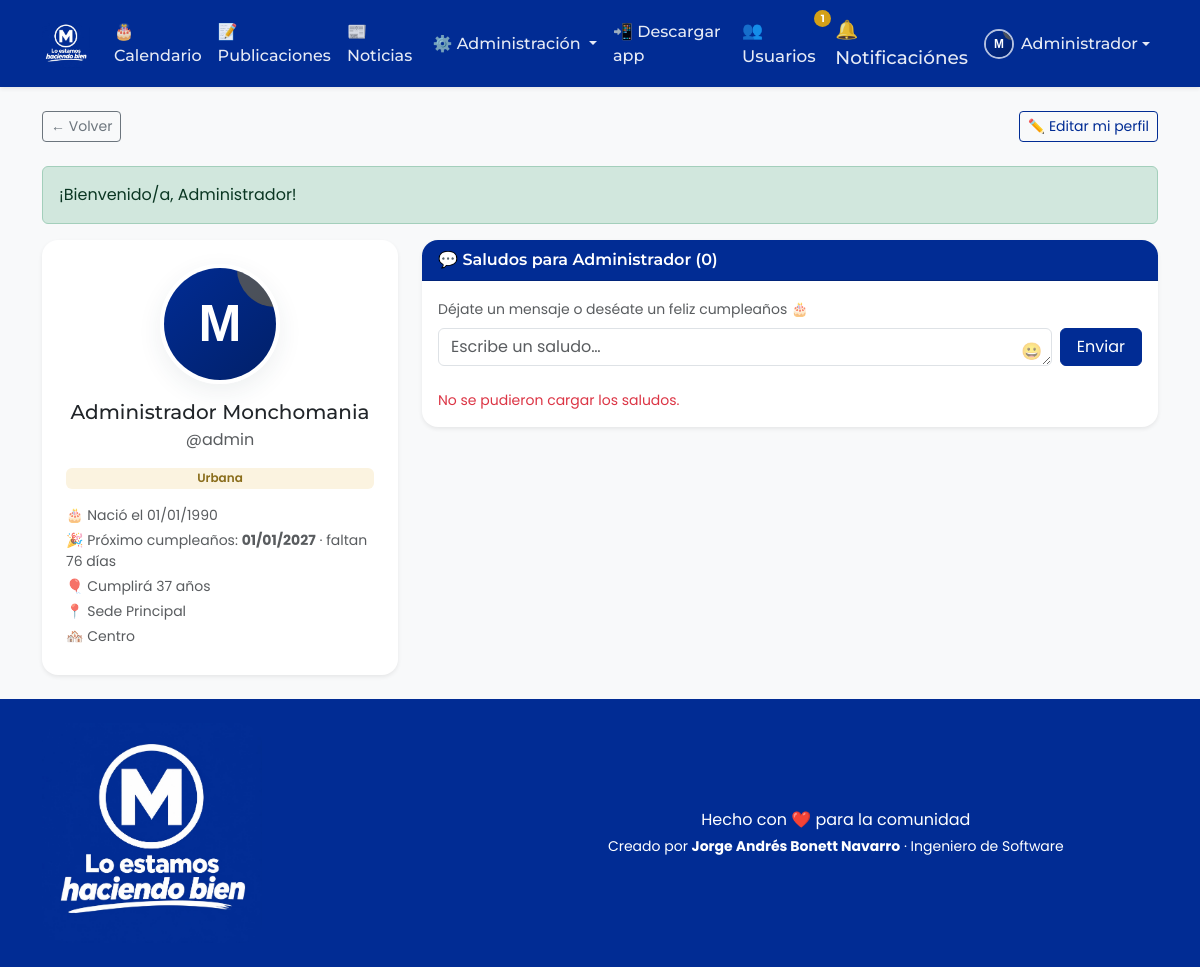
The app's page /modules/profile/view.php?id=1 (signed in) with its own data.
### tables this page shows
CREATE TABLE `usuarios` (
  `id`               INT UNSIGNED NOT NULL AUTO_INCREMENT,
  `id_rol`           INT UNSIGNED NOT NULL DEFAULT 2,
  `usuario`          VARCHAR(50)  NOT NULL COMMENT 'Nombre de usuario para iniciar sesión',
  `nombre`           VARCHAR(80)  NOT NULL,
  `apellidos`        VARCHAR(120) NOT NULL,
  `fecha_nacimiento` DATE         NOT NULL,
  `direccion`        VARCHAR(255) DEFAULT NULL,
  `barrio`           VARCHAR(120) DEFAULT NULL,
  `zona`             ENUM('Urbana','Vereda') NOT NULL DEFAULT 'Urbana',
  `foto`             VARCHAR(255) DEFAULT NULL COMMENT 'Ruta relativa de la imagen de perfil',
  `email`            VARCHAR(160) DEFAULT NULL,
  `password`         VARCHAR(255) NOT NULL COMMENT 'Hash generado con password_hash()',
  `estado`           TINYINT(1)   NOT NULL DEFAULT 1 COMMENT '1=Activo, 2=Inactivo',
  `creado_en`        TIMESTAMP    NOT NULL DEFAULT CURRENT_TIMESTAMP,
  PRIMARY KEY (`id`),
  UNIQUE KEY `uq_usuarios_usuario` (`usuario`),
  UNIQUE KEY `uq_usuarios_email` (`email`),
  KEY `idx_usuarios_rol` (`id_rol`),
  KEY `idx_usuarios_nacimiento` (`fecha_nacimiento`),
  CONSTRAINT `fk_usuarios_rol` FOREIGN KEY (`id_rol`)
    REFERENCES `roles` (`id`) ON UPDATE CASCADE ON DELETE RESTRICT
);

### config/app.php (called while the page is built, shortened)
<?php
require_once __DIR__ . '/database.php';
function e(?string $value): string
{
    return htmlspecialchars((string) $value, ENT_QUOTES, 'UTF-8');
}
function base_url(string $path = ''): string
{
    $base = rtrim($_ENV['APP_URL'] ?? '', '/');
    return $base . '/' . ltrim($path, '/');
}
function asset(string $path): string
{
    return base_url('assets/' . ltrim($path, '/'));
}
function total_users_count(): int
{
    try {
        return (int) Database::connection()
            ->query('SELECT COUNT(*) FROM usuarios WHERE estado = 1')
            ->fetchColumn();
    } catch (Throwable $e) {
        return 0;
    }
}
function is_logged_in(): bool
{
    return isset($_SESSION['user_id']);
}
function current_user(): ?array
{
    $stmt = Database::connection()->prepare(
        'SELECT u.*, r.nombre_rol
           FROM usuarios u
           JOIN roles r ON r.id = u.id_rol
          WHERE u.id = ? LIMIT 1'
    );
    $stmt->execute([$_SESSION['user_id']]);
    $row = $stmt->fetch();
    return $row ?: null;
}
function is_admin(): bool
{
    $user = current_user();
    return $user !== null && (int) $user['id_rol'] === 1;
}
function flash(string $key, ?string $message = null): ?string
{
    if (isset($_SESSION['flash'][$key])) {
        $msg = $_SESSION['flash'][$key];
        return $msg;
    }
    return null;
}
function flash_has(string $key): bool
{
    return isset($_SESSION['flash'][$key]);
}
function module_is_visible(string $clave): bool
{
    if (is_admin()) {
        return true;
    }
    $user = current_user();
    $stmt = Database::connection()->prepare(
        'SELECT pm.visible
           FROM permisos_modulos pm
           JOIN modulos m ON m.id = pm.id_modulo
          WHERE pm.id_rol = ? AND m.clave_modulo = ? LIMIT 1'
    );
    $stmt->execute([$user['id_rol'], $clave]);
    $row = $stmt->fetch();
    return $row ? (bool) (int) $row['visible'] : false;
}

### config/database.php (called while the page is built, shortened)
<?php
class Database
{
    private static $instance = null;
    public static function connection(): PDO
    {
        if (self::$instance === null) {
            $host = $_ENV['DB_HOST'] ?? 'localhost';
            $port = $_ENV['DB_PORT'] ?? '3306';
            $name = $_ENV['DB_NAME'] ?? 'monchomania';
            $user = $_ENV['DB_USER'] ?? 'root';
            $pass = $_ENV['DB_PASS'] ?? '';
            $dsn = sprintf(
                'mysql:host=%s;port=%s;dbname=%s;charset=utf8mb4',
                $host,
                $port,
                $name
            );
            $options = [
                PDO::ATTR_ERRMODE            => PDO::ERRMODE_EXCEPTION,
                PDO::ATTR_DEFAULT_FETCH_MODE => PDO::FETCH_ASSOC,
                PDO::ATTR_EMULATE_PREPARES   => false,
                PDO::ATTR_STRINGIFY_FETCHES  => false,
                PDO::MYSQL_ATTR_INIT_COMMAND => 'SET NAMES utf8mb4 COLLATE utf8mb4_unicode_ci',
            ];
            try {
                self::$instance = new PDO($dsn, $user, $pass, $options);
                self::$instance->exec("SET time_zone = '+00:00'");
            } catch (PDOException $e) {
                http_response_code(500);
                if (($_ENV['APP_DEBUG'] ?? 'false') === 'true') {
                    die('Error de conexión a la base de datos: ' . $e->getMessage());
                }
                die('Error de conexión a la base de datos.');
            }
        }
        return self::$instance;
    }
}

### includes/auth_middleware.php (called while the page is built, shortened)
<?php
require_once __DIR__ . '/../config/app.php';
$user = current_user();

### modules/calendar/helpers.php (called while the page is built, shortened)
<?php
require_once __DIR__ . '/../../config/app.php';
function cumple_comments(int $destinoId): array
{
    $stmt = Database::connection()->prepare(
        'SELECT c.id, c.id_usuario_autor, c.comentario, c.fecha_creacion,
                u.nombre, u.apellidos, u.foto
           FROM cumple_comentarios c
           JOIN usuarios u ON u.id = c.id_usuario_autor
          WHERE c.id_usuario_destino = ?
          ORDER BY c.fecha_creacion DESC'
    );
    $stmt->execute([$destinoId]);
    $filas = $stmt->fetchAll();
    $saludos = [];
    return $saludos;
}
function cumple_proximo(string $fechaNacimiento, ?DateTime $hoy = null): ?array
{
    $partes = explode('-', $fechaNacimiento);
    $hoy  = $hoy ?: new DateTime('today');
    $mes  = (int) $partes[1];
    $dia  = (int) $partes[2];
    $proximo = new DateTime($hoy->format('Y') . '-' . $partes[1] . '-' . $partes[2]);
    if ($proximo < $hoy) {
        $proximo->modify('+1 year');
    }
    $dias  = (int) $hoy->diff($proximo)->days;
    $edad  = (int) $proximo->format('Y') - (int) $partes[0];
    return [
        'fecha'  => $proximo,
        'dias'   => $dias,
        'edad'   => $edad,
        'es_hoy' => $dias === 0,
    ];
}

### modules/profile/view.php (the view, shortened to what this page needs)
<?php
require_once __DIR__ . '/../../includes/auth_middleware.php';
require_once __DIR__ . '/../calendar/helpers.php';
$pdo      = Database::connection();
$personaId = (int) ($_GET['id'] ?? 0);
$stmt = $pdo->prepare(
    'SELECT id, usuario, nombre, apellidos, fecha_nacimiento, direccion, barrio, zona, foto
       FROM usuarios
      WHERE id = ? AND estado = 1
      LIMIT 1'
);
$stmt->execute([$personaId]);
$persona = $stmt->fetch();
$currentUserId = (int) $user['id'];
$esAdmin       = is_admin();
$saludos     = cumple_comments($personaId);
$proximo     = cumple_proximo((string) $persona['fecha_nacimiento']);
$fotoUrl     = $persona['foto']
    ? uploads_url('profiles/' . $persona['foto'])
    : asset('img/avatar-default.svg');
$nombreCompleto = trim($persona['nombre'] . ' ' . $persona['apellidos']);
require_once __DIR__ . '/../../includes/header.php';
require_once __DIR__ . '/../../includes/navbar.php';
?>
<div class="container py-4">
    <div class="d-flex justify-content-between align-items-center mb-4 flex-wrap gap-2">
        <a class="btn btn-outline-secondary btn-sm js-go-back" href="<?= base_url('modules/users/index.php') ?>">← Volver</a>
        <?php if ($personaId === $currentUserId): ?>
            <a class="btn btn-outline-primary btn-sm" href="<?= base_url('modules/profile/index.php') ?>">✏️ Editar mi perfil</a>
        <?php endif; ?>
    </div>
    <?php if (flash_has('success')): ?>
        <div class="alert alert-success" data-auto-dismiss><?= e(flash('success')) ?></div>
    <?php endif; ?>
    <div class="row g-4">
        <div class="col-lg-4">
            <div class="card mm-card shadow-sm text-center p-4">
                <img src="<?= e($fotoUrl) ?>" alt="Foto de <?= e($nombreCompleto) ?>" class="mm-avatar-lg js-profile-photo mx-auto mb-3">
                <h1 class="h5 mb-1"><?= e($nombreCompleto) ?></h1>
                <p class="text-muted mb-3">@<?= e($persona['usuario']) ?></p>
                <span class="badge mm-zone mb-3"><?= e($persona['zona']) ?></span>
                <ul class="list-unstyled text-start small text-muted mb-0">
                    <li class="mb-1">🎂 Nació el <?= e(date('d/m/Y', strtotime($persona['fecha_nacimiento']))) ?></li>
                    <?php if ($proximo): ?>
                        <li class="mb-1">
                            🎉 Próximo cumpleaños: <strong><?= e($proximo['fecha']->format('d/m/Y')) ?></strong>
                            <?php if ($proximo['es_hoy']): ?>
                                · ¡Hoy está de cumpleaños! 🥳
                            <?php else: ?>
                                · faltan <?= (int) $proximo['dias'] ?> días
                            <?php endif; ?>
                        </li>
                        <li class="mb-1">🎈 Cumplirá <?= (int) $proximo['edad'] ?> años</li>
                    <?php endif; ?>
                    <?php if ($persona['direccion']): ?><li class="mb-1">📍 <?= e($persona['direccion']) ?></li><?php endif; ?>
                    <?php if ($persona['barrio']): ?><li class="mb-1">🏘️ <?= e($persona['barrio']) ?></li><?php endif; ?>
                </ul>
            </div>
        </div>
        <div class="col-lg-8">
            <div class="card mm-card shadow-sm">
                <div class="card-header mm-card-header">
                    💬 Saludos para <?= e($persona['nombre']) ?>
                    (<span class="js-comments-count"><?= count($saludos) ?></span>)
                </div>
                <div class="card-body">
                    <form method="post" action="<?= e(base_url('modules/profile/view.php?id=' . $personaId)) ?>" class="mb-4">
                        <label class="form-label small text-muted" for="comentario">
                            <?= $personaId === $currentUserId ? 'Déjate un mensaje o deséate un feliz cumpleaños 🎂' : 'Escríbele un saludo 🎉' ?>
                        </label>
                        <div class="d-flex gap-2 align-items-start">
                            <textarea id="comentario" name="comentario" rows="1" maxlength="500"
                                      class="form-control" placeholder="Escribe un saludo…" data-emoji required></textarea>
                            <button type="submit" class="btn btn-primary px-3">Enviar</button>
                        </div>
                    </form>
                    <div class="js-comments-list mm-comments js-profile-greetings">
                    </div>
                </div>
            </div>
        </div>
    </div>
</div>
<?php require_once __DIR__ . '/../../includes/footer.php'; ?>

### includes/navbar.php (shortened to what this page needs)
<?php
$currentUser = $currentUser ?? (is_logged_in() ? current_user() : null);
$totalUsuariosActivos = 0;
if ($currentUser) {
    $totalUsuariosActivos = total_users_count();
}
?>
<nav class="navbar navbar-expand-lg navbar-dark mm-navbar sticky-top shadow-sm">
    <div class="container">
        <a class="navbar-brand mm-brand" href="<?= base_url('index.php') ?>">
            <img src="<?= asset('img/logo.png') ?>" alt="monchomania" class="mm-logo">
        </a>
        <div class="collapse navbar-collapse" id="mainNav">
            <ul class="navbar-nav ms-auto align-items-lg-center">
                <?php if ($currentUser): ?>
                    <?php if (module_is_visible('calendario')): ?>
                        <li class="nav-item">
                            <a class="nav-link" href="<?= base_url('modules/calendar/index.php') ?>">
                                🎂 Calendario
                            </a>
                        </li>
                    <?php endif; ?>
                    <?php if (module_is_visible('publicaciones')): ?>
                        <li class="nav-item">
                            <a class="nav-link" href="<?= base_url('modules/posts/index.php') ?>">
                                📝 Publicaciones
                            </a>
                        </li>
                    <?php endif; ?>
                    <?php if (module_is_visible('noticias')): ?>
                        <li class="nav-item">
                            <a class="nav-link" href="<?= base_url('modules/news/index.php') ?>">
                                📰 Noticias
                            </a>
                        </li>
                    <?php endif; ?>
                    <?php if (is_admin()): ?>
                        <li class="nav-item dropdown">
                            <a class="nav-link dropdown-toggle" href="#" role="button"
                               data-bs-toggle="dropdown" aria-expanded="false">
                                ⚙️ Administración
                            </a>
                        </li>
                    <?php endif; ?>
                    <li class="nav-item">
                        <a class="nav-link js-install-app" href="#" role="button" title="Descargar como app">
                            📲 Descargar app
                        </a>
                    </li>
                    <li class="nav-item">
                        <a class="nav-link position-relative mm-users"
                           href="<?= base_url('modules/users/index.php') ?>"
                           title="Usuarios de la comunidad">
                            👥 Usuarios
                            <span class="badge rounded-pill mm-users-badge"><?= $totalUsuariosActivos ?></span>
                        </a>
                    </li>
                    <li class="nav-item dropdown">
                        <a class="nav-link position-relative mm-bell" href="#" role="button"
                           data-bs-toggle="dropdown" data-bs-auto-close="outside" aria-expanded="false"
                           aria-label="Notificaciones"
                           data-read-url="<?= base_url('modules/notifications/read.php') ?>"
                           data-delete-url="<?= base_url('modules/notifications/delete.php') ?>">
                            🔔Notificaciónes
                        </a>
                    </li>
                    <li class="nav-item dropdown">
                        <a class="nav-link dropdown-toggle d-flex align-items-center" href="#" role="button"
                           data-bs-toggle="dropdown" aria-expanded="false">
                            <img src="<?= e($currentUser['foto'] ? uploads_url('profiles/' . $currentUser['foto']) : asset('img/avatar-default.svg')) ?>"
                                 class="nav-avatar js-profile-photo" alt="Foto de perfil">
                            <span><?= e($currentUser['nombre']) ?></span>
                        </a>
                    </li>
                <?php endif; ?>
            </ul>
        </div>
    </div>
</nav>

### records on screen
usuarios: nombre "Administrador", nombreCompleto "Administrador Monchomania", usuario "admin", zona "Urbana", fecha_nacimiento "01/01/1990", fecha_nacimiento "01/01/2027", fecha_nacimiento "76", fecha_nacimiento "37", direccion "Sede Principal", barrio "Centro"

### other values on screen
$totalUsuariosActivos "1"
flash('success') "¡Bienvenido/a, Administrador!"
count($saludos) "0"
